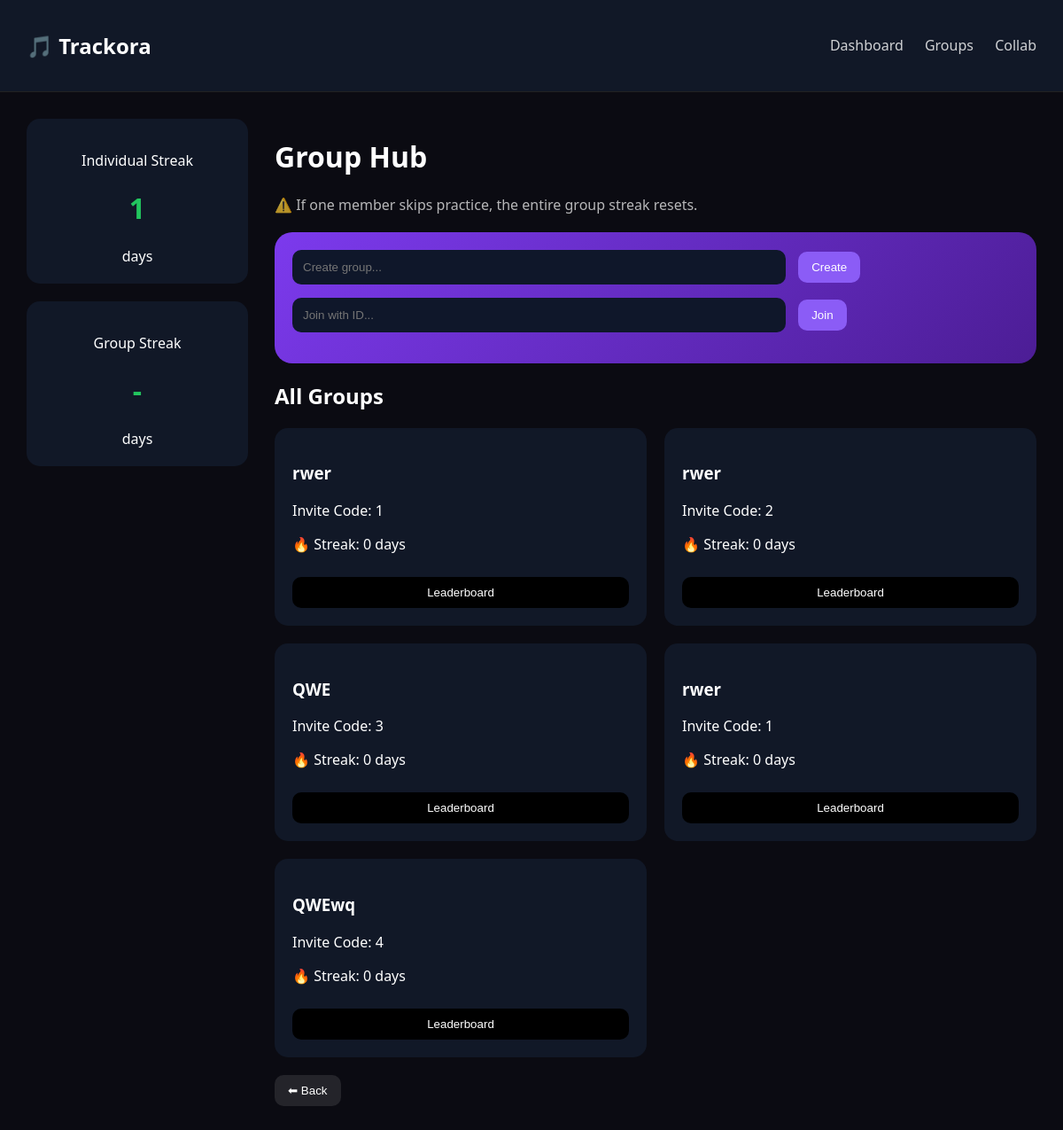
The app's page /groups (signed in) with its own data.
### tables this page shows
CREATE TABLE groups (
    id INTEGER PRIMARY KEY AUTOINCREMENT,
    name TEXT
);

### app.py (the view)
@app.route("/groups")
def groups():
    if "user" not in session:
        return redirect("/login")
    db = get_db()
    cur = db.cursor()
    cur.execute("""
    SELECT g.id, g.name FROM groups g
    JOIN group_members gm ON g.id = gm.group_id
    WHERE gm.user_email = ?
    """, (session["user"],))
    user_groups = cur.fetchall()
    group_data = []
    for g in user_groups:
        gid = g[0]
        cur.execute("SELECT streak, broken_by FROM group_streaks WHERE group_id=?", (gid,))
        data = cur.fetchone()
        if data:
            group_data.append((g[0], g[1], data[0], data[1]))
        else:
            group_data.append((g[0], g[1], 0, None))
    cur.execute("SELECT streak FROM users WHERE email=?", (session["user"],))
    user_streak = cur.fetchone()[0]
    return render_template("groups.html", groups=group_data, streak=user_streak)

### app.py (called while the page is built)
def get_db():
    return sqlite3.connect("database.db")

### templates/groups.html (shortened to what this page needs)
<!DOCTYPE html>
<html>
<head>
    <link rel="stylesheet" href="/static/style.css">
</head>
<body>
<div class="navbar">
    <h2>🎵 Trackora</h2>
    <div>
        <a href="/dashboard">Dashboard</a>
        <a href="/groups">Groups</a>
        <a href="/collab">Collab</a>
    </div>
</div>
<div class="layout">
    <div class="sidebar">
        <div class="stat-card">
            <p>Individual Streak</p>
            <h1>{{streak}}</h1>
            <span>days</span>
        </div>
        <div class="stat-card">
            <p>Group Streak</p>
            <h1>-</h1>
            <span>days</span>
        </div>
    </div>
    <div class="content">
        <h1>Group Hub</h1>
        <p style="opacity:0.7; margin-bottom:20px;">
            ⚠️ If one member skips practice, the entire group streak resets.
        </p>
        <div class="action-box">
            <form method="POST" action="/create_group">
                <input name="group_name" placeholder="Create group..." required>
                <button>Create</button>
            </form>
            <form method="POST" action="/join_group">
                <input name="group_id" placeholder="Join with ID..." required>
                <button>Join</button>
            </form>
        </div>
        <h2>All Groups</h2>
        <div class="group-grid">
            {% for group in groups %}
                <div class="group-card">
                    <h3>{{group[1]}}</h3>
                    <p>Invite Code: {{group[0]}}</p>
                    <p>🔥 Streak: {{group[2]}} days</p>
                    <a href="/leaderboard/{{group[0]}}">
                        <button>Leaderboard</button>
                    </a>
                </div>
            {% endfor %}
        </div>
        <a href="/dashboard">
            <button style="margin-top:20px;">⬅ Back</button>
        </a>
    </div>
</div>
</body>
</html>

### static/style.css (style rules this page uses)
body { margin: 0; font-family: 'Segoe UI', sans-serif; background: #0b0b12; color: white; }
input { padding: 12px; border-radius: 10px; border: none; background: #0f172a; color: white; outline: none; }
button { padding: 10px 15px; border-radius: 10px; border: none; cursor: pointer; background: rgba(255,255,255,0.1); color: white; transition: 0.3s; }
.layout { display: flex; gap: 30px; padding: 30px; }
.sidebar { width: 250px; }
.stat-card { background: #111827; padding: 20px; border-radius: 15px; margin-bottom: 20px; text-align: center; }
.stat-card h1 { color: #22c55e; }
.content { flex: 1; }
.action-box { background: linear-gradient(135deg, #7c3aed, #4c1d95); padding: 20px; border-radius: 20px; margin: 20px 0; }
.action-box form { margin-bottom: 15px; }
.action-box input { width: 65%; margin-right: 10px; }
.action-box button { background: #8b5cf6; }
.group-grid { display: grid; grid-template-columns: repeat(2, 1fr); gap: 20px; }
.group-card { background: #111827; padding: 20px; border-radius: 15px; transition: 0.3s; }
.group-card button { margin-top: 10px; width: 100%; background: black; }
.navbar { display: flex; justify-content: space-between; align-items: center; padding: 15px 30px; background: #111827; border-bottom: 1px solid #222; }
.navbar a { margin-left: 20px; text-decoration: none; color: white; opacity: 0.8; }
.hub-card, .group-card { transition: all 0.3s ease; }

### records on screen
groups: name "rwer", id "1", group "0"
groups: name "rwer", id "2", group "0"
groups: name "QWE", id "3", group "0"
groups: name "QWEwq", id "4", group "0"

### other values on screen
{{ streak }} "1"
